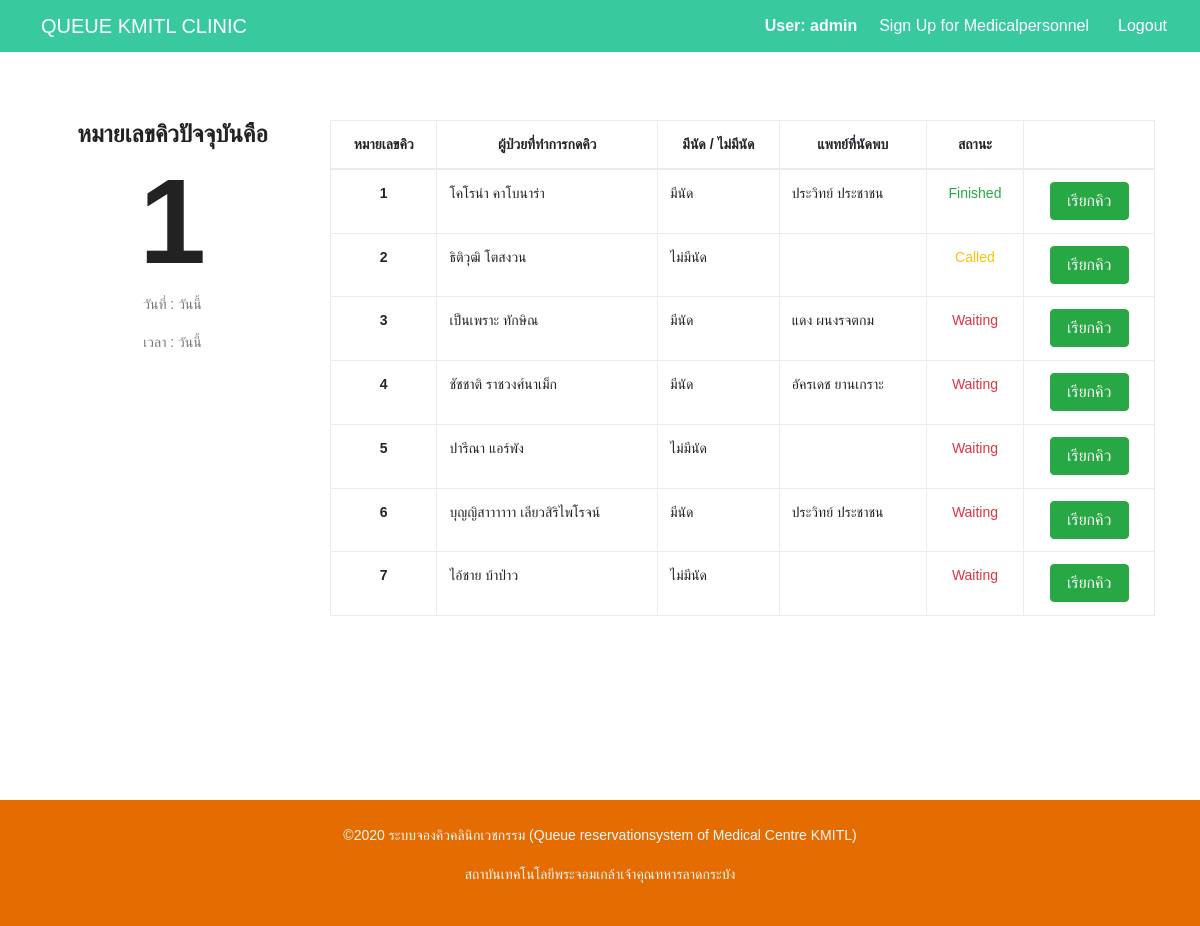
Screenshot of /run_queue/ (signed in) with the database file from the repository.
### queuesystem/models.py (models this page shows, shortened)
class Queue_System(models.Model):
    queue_id = models.IntegerField(primary_key=True)
    queue_no = models.IntegerField()
    time = models.TimeField(auto_now=True)
    date = models.DateField(auto_now=True)
    status = models.CharField(null=False, max_length=20)
    create_by = models.ForeignKey(Patient, on_delete=models.CASCADE, null=False)
    doctor = models.ForeignKey(Medical_Personal, on_delete=models.CASCADE, null=True)

### queuesystem/views.py (the view)
# urls.py: path('run_queue/',  views.run_queue, name='run_queue'),
@login_required
@permission_required('userprofile.add_medical_history')
def run_queue(request):
    context = {}
    today = datetime.today()
    queue = Queue_System.objects.filter(date=today)
    patient = User.objects.filter(groups__name='Patient')
    doctor = User.objects.filter(groups__name='Medical_Personnel')
    for i in doctor:
        print(i.first_name)
    context.update({
        'queue' : queue,
        'patient' : patient,
        'doctor' : doctor
    })
    return render(request, 'queuesystem/runqueue.html', context)

### queuesystem/templates/queuesystem/runqueue.html (shortened to what this page needs)
{% extends 'base.html' %}
{% block content %}
<section class="section-gap">
    <div class="container">
        <div class="row">
            <div class="col-sm-3 mx-auto">
                <h1 class=" text-black" style="font-size: 1.7em; ">หมายเลขคิวปัจจุบันคือ</h1>
                <h1 class="text-black" style="font-size: 10vw; ">1 </h1>
                <p>
                    วันที่ : วันนี้
                </p>
                <p>
                    เวลา : วันนี้
                </p>
            </div>
            <div class="col-md-9">
                <div class=" table-responsive">
                <table class="table table-bordered align-items-start">
                    <thead>
                        <tr>
                            <th scope="col">หมายเลขคิว</th>
                            <th scope="col">ผู้ป่วยที่ทำการกดคิว</th>
                            <th scope="col">มีนัด / ไม่มีนัด</th>
                            <th scope="col">แพทย์ที่นัดพบ</th>
                            <th scope="col" >สถานะ</th>
                            <th scope="col" ></th>
                        </tr>
                    </thead>
                    <tbody>
                        {% for i in queue %}
                        <tr>
                            <th scope="row">{{i.queue_no}}</th>
                            <td>
                                {% for j in patient %}
                                    {% if j.id == i.create_by_id %}
                                        {{j.first_name}} {{j.last_name}}
                                    {% endif %}
                                {% endfor %}
                            </td>
                            <td>
                                {% if i.doctor_id %}
                                    <label>มีนัด</label>
                                {% else %}
                                    <label>ไม่มีนัด</label>
                                {% endif %}
                            </td>
                            <td>
                                {% for j in doctor %}
                                    {% if j.id == i.doctor_id %}
                                        {{j.first_name}} {{j.last_name}}
                                    {% endif %}
                                {% endfor %}
                            </td>
                            <td >
                                {% if i.status == 'waiting' %}
                                    <p class="text-danger" style="text-align: center;">Waiting</p>
                                {% elif i.status == 'called' %}
                                    <p class="text-warning" style="text-align: center;">Called</p>
                                {% else %}
                                    <p class="text-success" style="text-align: center;">Finished</p>
                                {% endif %}
                            </td>
                            <td style="text-align: center;">
                                <form action="" method="POST">
                                    <button type="submit" class="btn btn-success text-uppercase" name="">&nbsp;เรียกคิว&nbsp;</button>
                                </form>
                            </td>
                        </tr>
                        {% endfor %}
                    </tbody>
                </table>
            </div>
        </div>
    </div>
    </div>
</section>
{% endblock content %}

### templates/base.html (shortened to what this page needs)
{% load static %}
<!DOCTYPE html>
<html lang="en">
<head>
  <link rel="stylesheet" href="https://maxcdn.bootstrapcdn.com/bootstrap/4.4.1/css/bootstrap.min.css">
  <link rel="stylesheet" href="/static/css/linearicons.css">
  <link rel="stylesheet" href="/static/css/owl.carousel.css">
  <link rel="stylesheet" href="/static/css/nice-select.css">
  <link rel="stylesheet" href="/static/css/magnific-popup.css">
  <link rel="stylesheet" href="/static/css/bootstrap.css">
  <link rel="stylesheet" href="/static/css/main.css">
</head>
<body class="text-center" style="width:100%; height:100%;">
  <div id="undefined-sticky-wrapper" class="sticky-wrapper">
    <nav class=" navbar navbar-expand-lg navbar-light fixed-top navnav ">
    {% if user.is_superuser %}
        <a class=" navbar-brand " href=" {% url 'index' %}">
        Queue KMITL Clinic
      </a>
    {% endif %}
      <div class="collapse navbar-collapse" id="navbarNavDropdown">
        <ul class="navbar-nav ml-auto">
          {% if user.is_authenticated %}
              <li class="nav-item align-self-center mr-5">
                <h5 class="my-auto text-light mr-5">User: {{request.user.username}}</h5>
              </li>
            {% if perms.userprofile.add_medical_history%}
                {% if user.is_superuser %}
                <button onclick="window.location.href = {% url 'register_med' %}"
                    class="btn btn-outline-create mr-5">Sign Up for Medicalpersonnel</button>
          {% endif %}
          {% endif %}
          <button onclick="window.location.href = {% url 'logout' %}"
                    class="btn btn-outline-create mr-5">Logout</button>
      {% endif %}
      </ul>
  </div>
  </nav>
  {% block content %}
  {% endblock content %}
  <footer class="footer mt-5" style="background-color: #E56C00; right: 0;bottom:0;left:0; ">
    <div class="footer-copyright  text-center py-4"
      style="background-color: #E56C00; color: aliceblue; font-weight: normal; right: 0;bottom:0;left:0;  ">
      <p>©2020 ระบบจองคิวคลินิกเวชกรรม (Queue reservationsystem of Medical Centre KMITL)</p>
      <p>สถาบันเทคโนโลยีพระจอมเกล้าเจ้าคุณทหารลาดกระบัง</p>
    </div>
  </footer>
</body>
</html>

### static/css/main.css (style rules this page uses)
body { color: #777777; font-family: "Poppins", sans-serif; font-size: 14px; font-weight: 300; line-height: 1.625em; position: relative; }
ol, ul { margin: 0; padding: 0; list-style: none; }
a { -webkit-transition: all 0.3s ease 0s; -moz-transition: all 0.3s ease 0s; -o-transition: all 0.3s ease 0s; transition: all 0.3s ease 0s; }
a, a:focus, a:hover { text-decoration: none; outline: 0; }
h1, h2, h3, h4, h5, h6 { font-family: "Poppins", sans-serif; color: #222222; line-height: 1.2em !important; margin-bottom: 0; margin-top: 0; font-weight: 600; }
h1, .h1 { font-size: 36px; }
h5, .h5 { font-size: 16px; }
td, th { border-radius: 0px; }
.mr-5 { margin-right: 5px !important; }
.text-center { text-align: center; }
h1 { font-size: 36px; }
h5 { font-size: 16px; }
h1, h2, h3, h4, h5, h6 { line-height: 1.5em; }
body { position: relative; }
nav { margin-right: 70px; -webkit-transition: all 0.3s ease 0s; -moz-transition: all 0.3s ease 0s; -o-transition: all 0.3s ease 0s; transition: all 0.3s ease 0s; transform-origin: 100% 50%; }
nav a { color: #fff; font-size: 12px; font-weight: 500; text-transform: uppercase; margin: 0 25px; display: inline-block; }
.section-gap { padding: 120px 0; }
.sticky-wrapper { background-color: transparent; }

### queuesystem/templates/queuesystem/runqueue.html (style rules this page uses)
.table th,td,tr { text-align: center; }
td { text-align: left; }
.table>thead>tr>th { vertical-align: baseline; }
table { table-layout: auto; word-wrap: break-word; }

### rows the page displays
Queue_System: queue_no "1", shows "มีนัด", status "Finished"
Queue_System: queue_no "2", shows "ไม่มีนัด", status "Called"
Queue_System: queue_no "3", shows "มีนัด", status "Waiting"
Queue_System: queue_no "4", shows "มีนัด", status "Waiting"
Queue_System: queue_no "5", shows "ไม่มีนัด", status "Waiting"
Queue_System: queue_no "6", shows "มีนัด", status "Waiting"
Queue_System: queue_no "7", shows "ไม่มีนัด", status "Waiting"

### other values shown
{{ request.user.username }} "admin"
{{ j.first_name }} "โคโรน่า"
{{ j.last_name }} "คาโบนาร่า"
{{ j.first_name }} "ประวิทย์"
{{ j.last_name }} "ประชาชน"
{{ j.first_name }} "ธิติวุฒิ"
{{ j.last_name }} "โตสงวน"
{{ j.first_name }} "เป็นเพราะ"
{{ j.last_name }} "ทักษิณ"
{{ j.first_name }} "แดง"
{{ j.last_name }} "ผนงรจตกม"
{{ j.first_name }} "ชัชชาติ"
{{ j.last_name }} "ราชวงศ์นาเม็ก"
{{ j.first_name }} "อัครเดช"
{{ j.last_name }} "ยานเกราะ"
